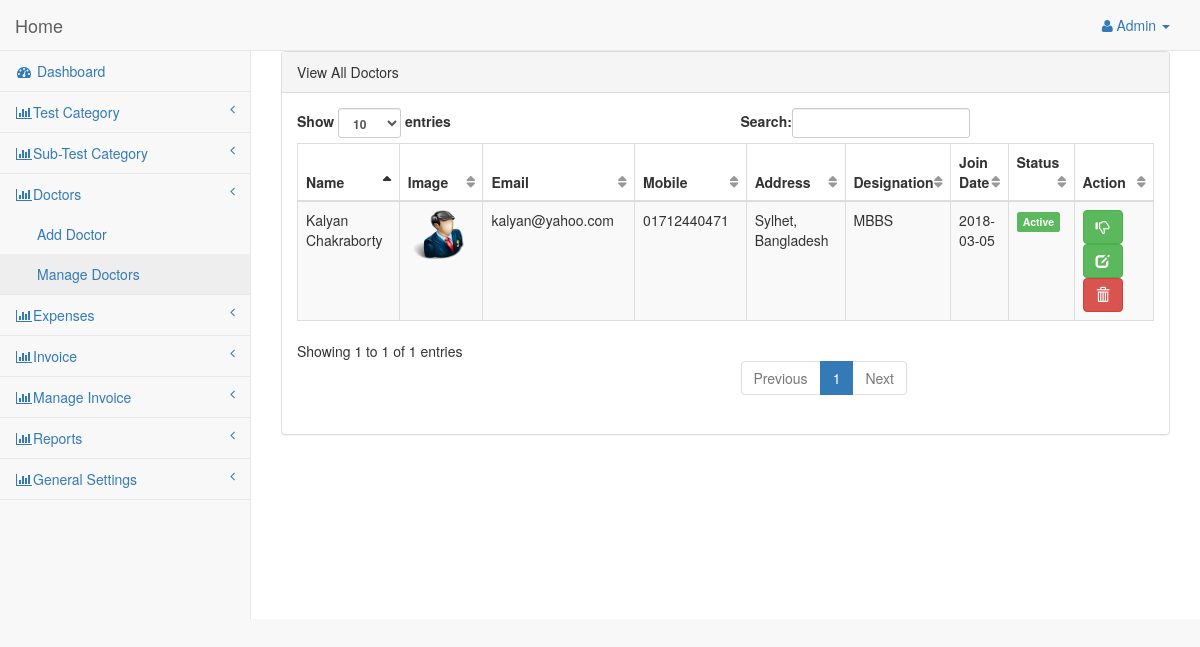
The app's page /admin/doctors.php (signed in) with its own data.
### tables this page shows
CREATE TABLE `tbl_doctor` (
  `id` int(11) NOT NULL,
  `image` varchar(155) NOT NULL,
  `doctor_name` varchar(155) NOT NULL,
  `father_name` varchar(155) NOT NULL,
  `mother_name` varchar(155) NOT NULL,
  `email` varchar(100) NOT NULL,
  `doc_dob` date NOT NULL,
  `mobile_no` varchar(16) NOT NULL,
  `contact_address` text NOT NULL,
  `designation` text NOT NULL,
  `doc_join_date` date NOT NULL,
  `status` tinyint(4) NOT NULL
);

### admin/classes/db_object.php (called while the page is built, shortened)
<?php
class DB_object
{
    public static function find_all()
    {
        $query = "SELECT * FROM " . static::$db_table;
        return static::find_by_query($query);
    }
    public static function find_by_id($id)
    {
        $query = "SELECT * FROM " . static::$db_table . " WHERE id = $id";
        $the_result_array = static::find_by_query($query);
        return !empty($the_result_array) ? array_shift($the_result_array) : false;
    }
    public static function find_by_query($sql)
    {
        global $database;
        $result_set = $database->query($sql);
        $the_object_array = array();
        while ($row = mysqli_fetch_assoc($result_set)) {
            $the_object_array[] = static::instantiation($row);
        }
        return $the_object_array;
    }
    public static function instantiation($the_record)
    {
        $the_object = new $calling_class;
        foreach ($the_record as $the_attribute => $value) {
            if ($the_object->has_the_attribute($the_attribute)) {
                $the_object->$the_attribute = $value;
            }
        }
        return $the_object;
    }
    private function has_the_attribute($the_attribute)
    {
        $object_properties = get_object_vars($this);
        return array_key_exists($the_attribute, $object_properties);
    }
}
?>

### admin/classes/database.php (called while the page is built, shortened)
<?php
class Database
{
    public $connection;
    public function open_db_connection()
    {
        $this->connection = mysqli_connect(DB_HOST, DB_USER, DB_PASS, DB_NAME);
    }
    public function query($sql)
    {
        $result = mysqli_query($this->connection, $sql);
        return $result;
    }
}
$database = new Database();
?>

### admin/classes/doctor.php (called while the page is built, shortened)
<?php
require_once("db_object.php");
class Doctor extends DB_object
{
    public $image;
    public function image_path()
    {
        $location = 'images/';
        return $location . $this->image;
    }
}

### admin/includes/view_all_doctors.php (the view, shortened to what this page needs)
<?php
$doctors = Doctor::find_all();
?>
<div class="row">
    <div class="col-lg-12">
        <div class="panel panel-default">
            <div class="panel-heading">
                View All Doctors
            </div>
            <div class="panel-body">
                <table width="100%" class="table table-striped table-bordered table-hover" id="dataTables-example">
                    <thead>
                    <tr>
                        <th>Name</th>
                        <th>Image</th>
                        <th>Email</th>
                        <th>Mobile</th>
                        <th>Address</th>
                        <th>Designation</th>
                        <th>Join Date</th>
                        <th>Status</th>
                        <th>Action</th>
                    </tr>
                    </thead>
                    <tbody>
                    <?php foreach ($doctors as $doctor): ?>
                        <tr class="odd gradeX">
                            <td><?php echo $doctor->doctor_name; ?></td>
                            <td><img src="<?php echo $doctor->image_path(); ?>" alt="" width="60px" height="50px"></td>
                            <td><?php echo $doctor->email; ?></td>
                            <td><?php echo $doctor->mobile_no; ?></td>
                            <td><?php echo $doctor->contact_address; ?></td>
                            <td><?php echo $doctor->designation; ?></td>
                            <td><?php echo $doctor->doc_join_date; ?></td>
                            <?php if ($doctor->status == 0) { ?>
                                <td class="center">
                                    <span class="label label-danger">Inactive</span>
                                </td>
                            <?php } else { ?>
                                <td class="center">
                                    <span class="label label-success">Active</span>
                                </td>
                            <?php } ?>
                            <td>
                                <?php if ($doctor->status == 0) { ?>
                                    <a class="btn btn-success"
                                       href="doctors.php?active_doctor_status=<?php echo $doctor->id; ?>">
                                        <i class="glyphicon glyphicon-thumbs-up"></i>
                                    </a>
                                <?php } else { ?>
                                    <a class="btn btn-success"
                                       href="doctors.php?inactive_doctor_status=<?php echo $doctor->id; ?>">
                                        <i class="glyphicon glyphicon-thumbs-down"></i>
                                    </a>
                                <?php } ?>
                                <a href="doctors.php?source=edit_doctor&doctor_id=<?php echo $doctor->id; ?>"
                                   class="btn btn-success" title="Edit">
                                    <span class="glyphicon glyphicon-edit"></span>
                                </a>
                                <a href="doctors.php?delete_doctor=<?php echo $doctor->id; ?>"
                                   class="btn btn-danger"
                                   title="Delete" onclick="return confirm('Are you sure want to delete!!')">
                                    <span class="glyphicon glyphicon-trash"></span>
                                </a>
                            </td>
                        </tr>
                    <?php endforeach; ?>
                    </tbody>
                </table>
            </div>
        </div>
    </div>
</div>

### admin/includes/top_nav.php (shortened to what this page needs)
<?php
$id = $_SESSION['admin_id'];
$admin_name = Admin::find_by_id($id);
$name = $admin_name->admin_name;
?>
<nav class="navbar navbar-default navbar-static-top" role="navigation" style="margin-bottom: 0">
    <div class="navbar-header">
        <a class="navbar-brand" href="index.php">Home</a>
    </div>
    <ul class="nav navbar-top-links navbar-right">
        <li class="dropdown">
            <a href="#" class="dropdown-toggle" data-toggle="dropdown"><i
                        class="fa fa-user"></i> <?php echo $name; ?> <b
                        class="caret"></b></a>
        </li>
    </ul>

### records on screen
tbl_doctor: doctor_name "Kalyan Chakraborty", image (picture), email "kalyan@yahoo.com", mobile_no "01712440471", contact_address "Sylhet, Bangladesh", designation "MBBS", doc_join_date "2018-03-05", status "Active"

### other values on screen
$name "Admin"
